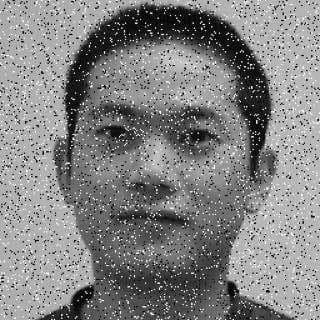
#> input picture Codes/noise.jpg, 320 x 320 px
$ jupyter execute q1_2.ipynb
#> lines starting #> are read from the running program, lines starting #| are printed output that depends on the picture
# Denoising with Median Filter
For figure_size $\le$ 5 images will be too noisy and also for figure_size $\ge$ 9 images will be too dim.
Accoeding to reasons we had talk about I use figure_size = 7 for filtering.

[cell 1]
import cv2
import numpy as np
import matplotlib.pyplot as plt

#read images
image = cv2.imread('noise.jpg')
#> image is the input picture: shape (320, 320, 3); min 0, max 255, mean 130.5
image1 = cv2.imread('noise1.jpg')
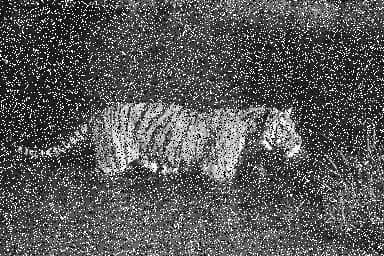
#> input picture Codes/noise1.jpg, 384 x 256 px
#> image1 is the input picture: shape (256, 384, 3); min 0, max 255, mean 87.4

#size
figure_size = 7

#convet to HSV
image = cv2.cvtColor(image, cv2.COLOR_BGR2HSV)
#> image: shape (320, 320, 3); mean H, S, V 0, 0, 130.5
image1 = cv2.cvtColor(image1, cv2.COLOR_BGR2HSV)
#> image1: shape (256, 384, 3); mean H, S, V 0, 0, 87.4

#apply filters
image = cv2.medianBlur(image, figure_size)
#> image: shape (320, 320, 3); mean H, S, V 0, 0, 130.8
image1 = cv2.medianBlur(image1, figure_size)
#> image1: shape (256, 384, 3); mean H, S, V 0, 0, 74.5

#ploting outputs
plt.figure()
plt.subplot(121), plt.imshow(cv2.cvtColor(image, cv2.COLOR_HSV2RGB))
plt.subplot(122), plt.imshow(cv2.cvtColor(image1, cv2.COLOR_HSV2RGB))

#saving figure
plt.savefig('res03.jpg')
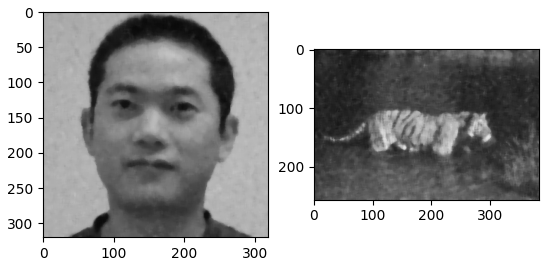
#> figure drawn by matplotlib, 2 panels

plt.show()
